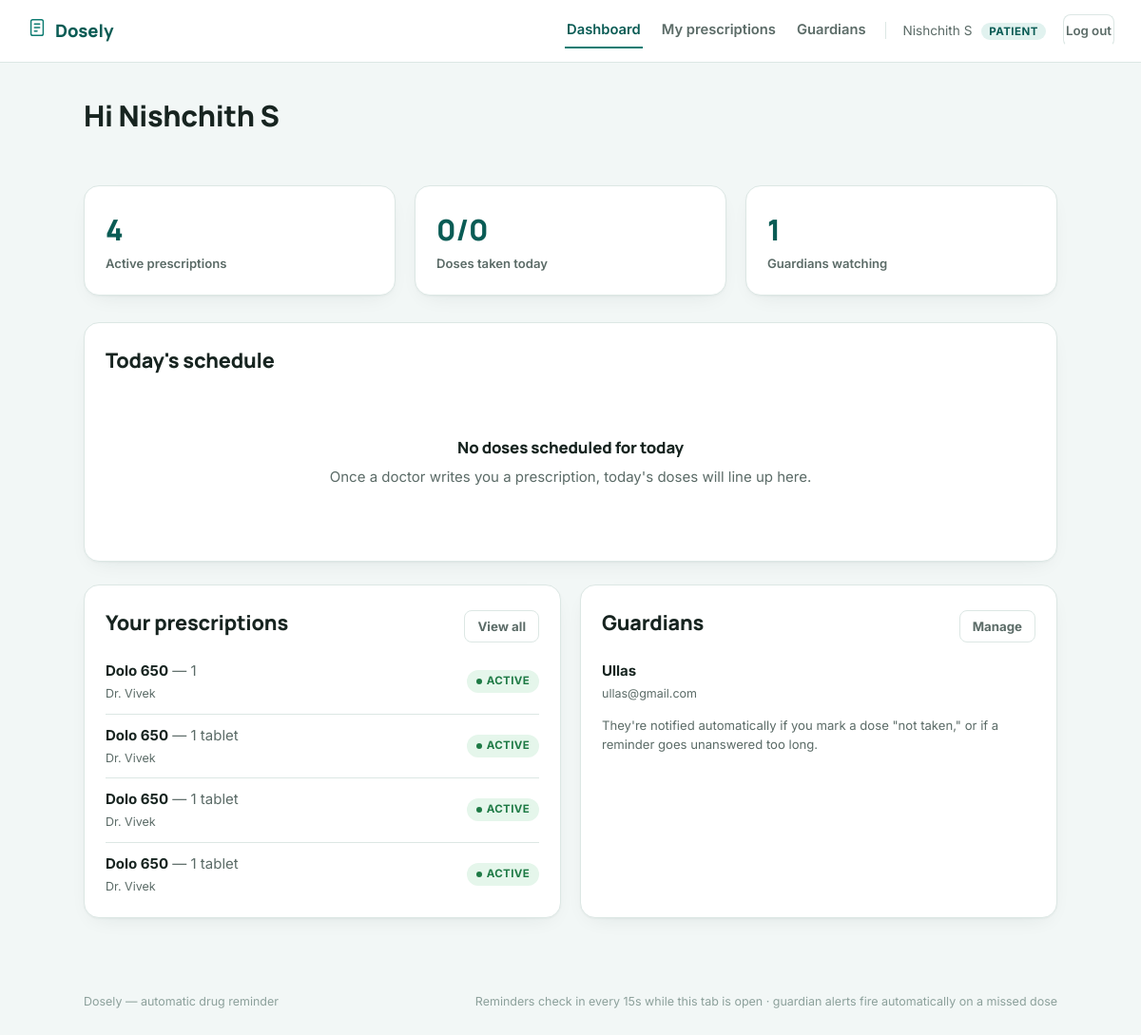
Screenshot of /patient/dashboard (signed in) with the database file from the repository.
### tables this page shows
CREATE TABLE users (
    id INTEGER PRIMARY KEY AUTOINCREMENT,
    name TEXT NOT NULL,
    email TEXT UNIQUE NOT NULL,
    password_hash TEXT NOT NULL,
    role TEXT NOT NULL CHECK(role IN ('doctor','patient','guardian')),
    phone TEXT,
    created_at TEXT DEFAULT (datetime('now'))
);

CREATE TABLE prescriptions (
    id INTEGER PRIMARY KEY AUTOINCREMENT,
    doctor_id INTEGER NOT NULL,
    patient_id INTEGER NOT NULL,
    medicine_name TEXT NOT NULL,
    dosage TEXT,
    times TEXT NOT NULL,               -- JSON list e.g. ["08:00","14:00","20:00"]
    start_date TEXT NOT NULL,          -- YYYY-MM-DD
    duration_days INTEGER NOT NULL,
    instructions TEXT,
    file_path TEXT,
    status TEXT NOT NULL DEFAULT 'active',   -- active / stopped
    created_at TEXT DEFAULT (datetime('now')),
    FOREIGN KEY(doctor_id) REFERENCES users(id),
    FOREIGN KEY(patient_id) REFERENCES users(id)
);

### app.py (the view, shortened to what this page needs)
@app.route("/patient/dashboard")
@login_required("patient")
def patient_dashboard():
    user = current_user()
    today = datetime.now().strftime("%Y-%m-%d")
    today_reminders = db.get_today_reminders_for_patient(user["id"], today)
    reminders_by_dose = {r["dose_time"]: r for r in today_reminders}
    prescriptions = db.get_prescriptions_for_patient(user["id"])
    guardians = db.get_guardians_for_patient(user["id"])
    active_count = sum(1 for p in prescriptions if p["status"] == "active")
    timeline = []
    for p in prescriptions:
        if p["status"] != "active":
            continue
        try:
            end_date = (datetime.strptime(p["start_date"], "%Y-%m-%d") +
                        timedelta(days=int(p["duration_days"]) - 1)).strftime("%Y-%m-%d")
        except Exception:
            end_date = today
        if not (p["start_date"] <= today <= end_date):
            continue
    timeline.sort(key=lambda x: x["time"])
    return render_template(
        "patient_dashboard.html",
        timeline=timeline,
        prescriptions=prescriptions,
        guardians=guardians,
        active_count=active_count,
    )

### app.py (called while the page is built)
def current_user():
    uid = session.get("user_id")
    if not uid:
        return None
    return db.get_user_by_id(uid)

def login_required(role=None):
    def decorator(fn):
        @wraps(fn)
        def wrapped(*args, **kwargs):
            user = current_user()
            if not user:
                flash("Please log in to continue.", "error")
                return redirect(url_for("login"))
            if role and user["role"] != role:
                flash("That page isn't available for your account type.", "error")
                return redirect(url_for("index"))
            return fn(*args, **kwargs)
        return wrapped
    return decorator

@app.context_processor
def inject_user():
    return {"current_user": current_user()}

### db.py (called while the page is built)
def get_db():
    conn = sqlite3.connect(DB_PATH, check_same_thread=False, timeout=10)
    conn.row_factory = sqlite3.Row
    conn.execute("PRAGMA foreign_keys = ON")
    return conn

def get_user_by_id(user_id):
    conn = get_db()
    row = conn.execute("SELECT * FROM users WHERE id = ?", (user_id,)).fetchone()
    conn.close()
    return row

def get_guardians_for_patient(patient_id):
    conn = get_db()
    rows = conn.execute(
        """SELECT u.* FROM users u
           JOIN guardian_links gl ON gl.guardian_id = u.id
           WHERE gl.patient_id = ?""",
        (patient_id,),
    ).fetchall()
    conn.close()
    return rows

def get_prescriptions_for_patient(patient_id):
    conn = get_db()
    rows = conn.execute(
        """SELECT p.*, u.name AS doctor_name FROM prescriptions p
           JOIN users u ON u.id = p.doctor_id
           WHERE p.patient_id = ? ORDER BY p.created_at DESC""",
        (patient_id,),
    ).fetchall()
    conn.close()
    return rows

def get_today_reminders_for_patient(patient_id, today_str):
    conn = get_db()
    rows = conn.execute(
        """SELECT * FROM reminders WHERE patient_id = ? AND dose_time LIKE ?
           ORDER BY dose_time ASC""",
        (patient_id, today_str + "%"),
    ).fetchall()
    conn.close()
    return rows

### templates/patient_dashboard.html (shortened to what this page needs)
{% extends "base.html" %}
{% block content %}
<div class="section-head">
  <h1>Hi {{ current_user.name }}</h1>
</div>
<div class="grid grid-3" style="margin-bottom:28px">
  <div class="card stat">
    <span class="num">{{ active_count }}</span>
    <span class="label">Active prescriptions</span>
  </div>
  <div class="card stat">
    <span class="num">{{ timeline|selectattr('status','equalto','taken')|list|length }}/{{ timeline|length }}</span>
    <span class="label">Doses taken today</span>
  </div>
  <div class="card stat">
    <span class="num">{{ guardians|length }}</span>
    <span class="label">Guardians watching</span>
  </div>
</div>
<div class="card" style="margin-bottom:24px">
  <div class="section-head"><h2>Today's schedule</h2></div>
  {% if timeline %}
    <div class="timeline-wrap">
      <div class="timeline">
        {% for node in timeline %}
          <div class="timeline-node {{ node.status }}">
            <div class="timeline-dot">
              {% if node.status == 'taken' %}✓{% elif node.status == 'missed' %}✕{% elif node.status == 'due' %}!{% else %}·{% endif %}
            </div>
            <div class="timeline-time">{{ node.time }}</div>
            <div class="timeline-med">{{ node.medicine_name }}</div>
          </div>
        {% endfor %}
      </div>
    </div>
  {% else %}
    <div class="empty-state">
      <h3>No doses scheduled for today</h3>
      <p>Once a doctor writes you a prescription, today's doses will line up here.</p>
    </div>
  {% endif %}
</div>
<div class="grid grid-2">
  <div class="card">
    <div class="section-head">
      <h2>Your prescriptions</h2>
      <a href="{{ url_for('patient_prescriptions') }}" class="btn-ghost-sm">View all</a>
    </div>
    {% if prescriptions %}
      <ul class="list-plain">
        {% for p in prescriptions[:5] %}
          <li style="display:flex; justify-content:space-between; align-items:center">
            <div>
              <strong>{{ p.medicine_name }}</strong> <span class="muted">— {{ p.dosage }}</span><br>
              <small class="muted">Dr. {{ p.doctor_name }}</small>
            </div>
            <span class="badge badge-{{ p.status }}"><span class="badge-dot"></span>{{ p.status }}</span>
          </li>
        {% endfor %}
      </ul>
    {% else %}
      <div class="empty-state"><h3>No prescriptions yet</h3></div>
    {% endif %}
  </div>
  <div class="card">
    <div class="section-head">
      <h2>Guardians</h2>
      <a href="{{ url_for('patient_guardians') }}" class="btn-ghost-sm">Manage</a>
    </div>
    {% if guardians %}
      <ul class="list-plain">
        {% for g in guardians %}
          <li><strong>{{ g.name }}</strong><br><small class="muted">{{ g.email }}</small></li>
        {% endfor %}
      </ul>
      <p class="muted" style="margin-top:12px; margin-bottom:0; font-size:.82rem">They're notified automatically if you mark a dose "not taken," or if a reminder goes unanswered too long.</p>
    {% else %}
      <div class="empty-state">
        <h3>No guardian linked</h3>
        <p>Add one so someone's alerted if you miss a dose.</p>
        <a href="{{ url_for('patient_guardians') }}" class="btn-solid-sm">Add a guardian</a>
      </div>
    {% endif %}
  </div>
</div>
{% endblock %}

### templates/base.html (shortened to what this page needs)
<!DOCTYPE html>
<html lang="en">
<head>
<link rel="stylesheet" href="{{ url_for('static', filename='css/style.css') }}">
</head>
<body>
<header class="topbar">
  <a class="brand" href="{{ url_for('index') }}">
    <span class="brand-mark" aria-hidden="true">
    </span>
    Dosely
  </a>
  <nav class="topnav">
    {% if current_user %}
      {% if current_user.role == 'doctor' %}
        <a href="{{ url_for('doctor_dashboard') }}" class="{{ 'active' if request.endpoint == 'doctor_dashboard' }}">Dashboard</a>
        <a href="{{ url_for('doctor_prescribe') }}" class="{{ 'active' if request.endpoint == 'doctor_prescribe' }}">New prescription</a>
      {% elif current_user.role == 'patient' %}
        <a href="{{ url_for('patient_dashboard') }}" class="{{ 'active' if request.endpoint == 'patient_dashboard' }}">Dashboard</a>
        <a href="{{ url_for('patient_prescriptions') }}" class="{{ 'active' if request.endpoint == 'patient_prescriptions' }}">My prescriptions</a>
        <a href="{{ url_for('patient_guardians') }}" class="{{ 'active' if request.endpoint == 'patient_guardians' }}">Guardians</a>
      {% elif current_user.role == 'guardian' %}
        <a href="{{ url_for('guardian_dashboard') }}" class="{{ 'active' if request.endpoint == 'guardian_dashboard' }}">Dashboard</a>
      {% endif %}
      <span class="nav-user">{{ current_user.name }} <em>{{ current_user.role }}</em></span>
      <a href="{{ url_for('logout') }}" class="btn-ghost-sm">Log out</a>
    {% else %}
      <a href="{{ url_for('login') }}">Log in</a>
      <a href="{{ url_for('register') }}" class="btn-solid-sm">Get started</a>
    {% endif %}
  </nav>
</header>
<main class="page">
  {% block content %}{% endblock %}
</main>
<footer class="pagefoot">
  <span>Dosely — automatic drug reminder</span>
  <span class="pagefoot-muted">Reminders check in every 15s while this tab is open · guardian alerts fire automatically on a missed dose</span>
</footer>
</body>
</html>

### static/css/style.css (style rules this page uses)
:root { --bg: #F2F7F6; --surface: #FFFFFF; --surface-alt: #EAF3F1; --border: #DCE7E4; --text: #172420; --text-muted: #5B6B67; --text-faint: #8CA09B; --primary: #0E7C72; --primary-dark: #0A5C55; --primary-tint: #E1F2EF; --success: #2E9E5B; --success-tint: #E5F6EB; --warning: #C1810F; --warning-tint: #FBF0DA; --danger: #CF4531; --danger-tint: #FCE8E4; --font-display: 'Manrope', 'Segoe UI', sans-serif; --font-body: 'Inter', 'Segoe UI', sans-serif; --font-mono: 'IBM Plex Mono', 'Courier New', monospace; --radius-lg: 16px; --radius-md: 12px; --radius-sm: 8px; --shadow: 0 1px 2px rgba(15,45,40,.04), 0 8px 24px -12px rgba(15,45,40,.12); }
* { box-sizing:border-box; }
html,body { margin:0;padding:0; }
body { background:var(--bg); color:var(--text); font-family:var(--font-body); font-size:15px; line-height:1.55; -webkit-font-smoothing:antialiased; }
h1,h2,h3,h4 { font-family:var(--font-display); font-weight:800; letter-spacing:-0.01em; color:var(--text); margin:0 0 .4em; }
h1 { font-size:1.9rem; }
h2 { font-size:1.35rem; }
h3 { font-size:1.05rem; }
p { margin:0 0 1em; }
a { color:var(--primary-dark); }
small, .muted { color:var(--text-muted); }
.topbar { display:flex; align-items:center; justify-content:space-between; padding:14px 28px; background:var(--surface); border-bottom:1px solid var(--border); position:sticky; top:0; z-index:20; }
.brand { display:flex; align-items:center; gap:8px; font-family:var(--font-display); font-weight:800; font-size:1.15rem; color:var(--primary-dark); text-decoration:none; }
.brand-mark { color:var(--primary); }
.topnav { display:flex; align-items:center; gap:18px; font-size:.92rem; }
.topnav a { color:var(--text-muted); text-decoration:none; font-weight:600; padding:6px 2px; border-bottom:2px solid transparent; }
.topnav a.active { color:var(--primary-dark); border-bottom-color:var(--primary); }
.nav-user { color:var(--text-muted); font-size:.85rem; }
.nav-user em { font-style:normal; color:var(--primary-dark); background:var(--primary-tint); padding:2px 8px; border-radius:999px; margin-left:6px; font-size:.72rem; font-weight:700; text-transform:uppercase; letter-spacing:.04em; }
.page { max-width:1080px; margin:0 auto; padding:32px 28px 60px; }
.pagefoot { max-width:1080px; margin:0 auto; padding:18px 28px 40px; display:flex; justify-content:space-between; font-size:.78rem; color:var(--text-faint); flex-wrap:wrap; gap:6px; }
.btn-solid, .btn-ghost, .btn-solid-sm, .btn-ghost-sm { display:inline-flex; align-items:center; justify-content:center; gap:6px; font-family:var(--font-body); font-weight:700; cursor:pointer; border-radius:var(--radius-sm); border:1px solid transparent; text-decoration:none; transition:transform .08s ease, background .15s ease, border-color .15s ease; }
.btn-ghost-sm { background:transparent; color:var(--text-muted); border-color:var(--border); padding:6px 13px; font-size:.83rem; }
.card { background:var(--surface); border:1px solid var(--border); border-radius:var(--radius-lg); padding:22px; box-shadow:var(--shadow); }
.grid { display:grid; gap:20px; }
.grid-2 { grid-template-columns:1fr 1fr; }
.grid-3 { grid-template-columns:repeat(3, 1fr); }
.stat { display:flex; flex-direction:column; gap:2px; }
.stat .num { font-family:var(--font-display); font-size:1.9rem; font-weight:800; color:var(--primary-dark); }
.stat .label { font-size:.82rem; color:var(--text-muted); font-weight:600; }
.section-head { display:flex; align-items:center; justify-content:space-between; margin-bottom:14px; gap:12px; flex-wrap:wrap; }
.badge { display:inline-flex; align-items:center; gap:5px; padding:3px 10px; border-radius:999px; font-size:.72rem; font-weight:700; text-transform:uppercase; letter-spacing:.03em; }
.badge-active, .badge-taken { background:var(--success-tint); color:#1E7A45; }
.badge-dot { width:6px; height:6px; border-radius:50%; background:currentColor; }
.empty-state { text-align:center; padding:40px 20px; color:var(--text-muted); }
.empty-state h3 { color:var(--text); margin-bottom:6px; }
.list-plain { list-style:none; margin:0; padding:0; display:flex; flex-direction:column; gap:10px; }
.list-plain li { border-bottom:1px solid var(--border); padding-bottom:10px; }
.list-plain li:last-child { border-bottom:none; padding-bottom:0; }

### rows the page displays
users: name "Nishchith S", role "PATIENT"
prescriptions: medicine_name "Dolo 650", dosage "1", doctor_name "Vivek", status "ACTIVE"
prescriptions: medicine_name "Dolo 650", dosage "1 tablet", doctor_name "Vivek", status "ACTIVE"
prescriptions: medicine_name "Dolo 650", dosage "1 tablet", doctor_name "Vivek", status "ACTIVE"
prescriptions: medicine_name "Dolo 650", dosage "1 tablet", doctor_name "Vivek", status "ACTIVE"
users: name "Ullas", email "ullas@gmail.com"

### other values shown
{{ active_count }} "4"
{{ timeline|selectattr('status','equalto','taken')|list|length }} "0"
{{ timeline|length }} "0"
{{ guardians|length }} "1"
